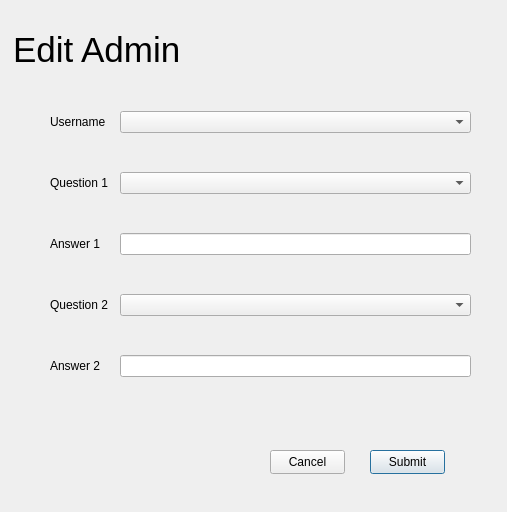
<?xml version="1.0" encoding="UTF-8"?>
<ui version="4.0">
 <class>Dialog</class>
 <widget class="QDialog" name="Dialog">
  <property name="geometry">
   <rect>
    <x>0</x>
    <y>0</y>
    <width>507</width>
    <height>512</height>
   </rect>
  </property>
  <property name="windowTitle">
   <string>Dialog</string>
  </property>
  <widget class="QLabel" name="label_11">
   <property name="geometry">
    <rect>
     <x>10</x>
     <y>10</y>
     <width>281</width>
     <height>81</height>
    </rect>
   </property>
   <property name="lineWidth">
    <number>0</number>
   </property>
   <property name="text">
    <string>&lt;html&gt;&lt;head/&gt;&lt;body&gt;&lt;p&gt;&lt;span style=&quot; font-size:26pt; color:#000000;&quot;&gt;Edit Admin&lt;/span&gt;&lt;/p&gt;&lt;/body&gt;&lt;/html&gt;</string>
   </property>
   <property name="scaledContents">
    <bool>false</bool>
   </property>
   <property name="indent">
    <number>3</number>
   </property>
  </widget>
  <widget class="QWidget" name="layoutWidget">
   <property name="geometry">
    <rect>
     <x>50</x>
     <y>90</y>
     <width>421</width>
     <height>311</height>
    </rect>
   </property>
   <layout class="QGridLayout" name="gridLayout">
    <property name="horizontalSpacing">
     <number>12</number>
    </property>
    <property name="verticalSpacing">
     <number>18</number>
    </property>
    <item row="4" column="0">
     <widget class="QLabel" name="label_8">
      <property name="text">
       <string>Answer 2</string>
      </property>
     </widget>
    </item>
    <item row="2" column="0">
     <widget class="QLabel" name="label_6">
      <property name="text">
       <string>Answer 1</string>
      </property>
     </widget>
    </item>
    <item row="3" column="0">
     <widget class="QLabel" name="label_7">
      <property name="text">
       <string>Question 2</string>
      </property>
     </widget>
    </item>
    <item row="1" column="1">
     <widget class="QComboBox" name="q1Input"/>
    </item>
    <item row="0" column="0">
     <widget class="QLabel" name="label">
      <property name="text">
       <string>Username</string>
      </property>
     </widget>
    </item>
    <item row="1" column="0">
     <widget class="QLabel" name="label_5">
      <property name="text">
       <string>Question 1</string>
      </property>
     </widget>
    </item>
    <item row="4" column="1">
     <widget class="QLineEdit" name="ans2Input"/>
    </item>
    <item row="2" column="1">
     <widget class="QLineEdit" name="ans1Input"/>
    </item>
    <item row="3" column="1">
     <widget class="QComboBox" name="q2Input"/>
    </item>
    <item row="0" column="1">
     <widget class="QComboBox" name="comboBox"/>
    </item>
   </layout>
  </widget>
  <widget class="QPushButton" name="submitBtn">
   <property name="geometry">
    <rect>
     <x>370</x>
     <y>450</y>
     <width>75</width>
     <height>24</height>
    </rect>
   </property>
   <property name="text">
    <string>Submit</string>
   </property>
  </widget>
  <widget class="QPushButton" name="cancelBtn">
   <property name="geometry">
    <rect>
     <x>270</x>
     <y>450</y>
     <width>75</width>
     <height>24</height>
    </rect>
   </property>
   <property name="text">
    <string>Cancel</string>
   </property>
  </widget>
 </widget>
 <resources/>
 <connections/>
</ui>
